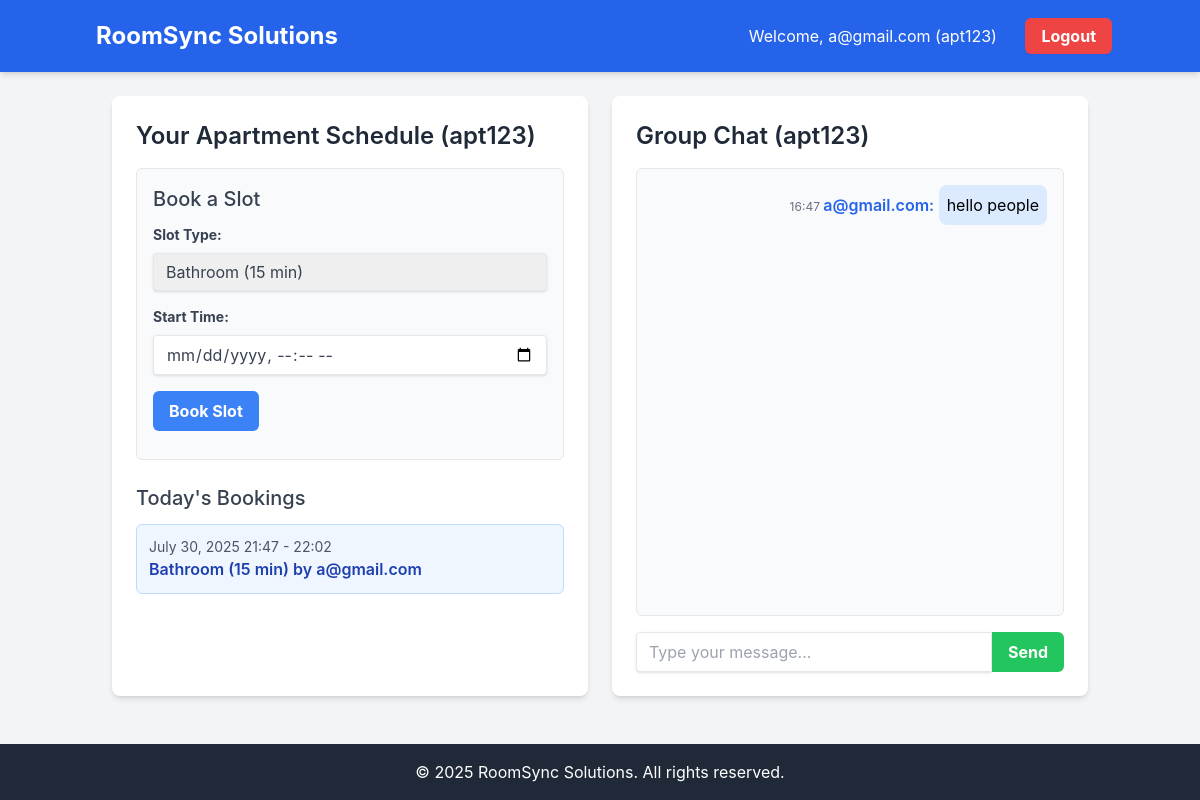
Screenshot of /dashboard/ (signed in) with the database file from the repository.
### roomsync/models.py (models this page shows, shortened)
class CustomUser(AbstractUser):
    apartment_id = models.CharField(max_length=100, blank=True, null=True, help_text="e.g., apt123")

class ScheduleSlot(models.Model):
    SLOT_TYPES = [
        ('bathroom', 'Bathroom (15 min)'),
        ('kitchen', 'Kitchen (1 hour)'),
    ]
    user = models.ForeignKey(CustomUser, on_delete=models.CASCADE)
    apartment = models.ForeignKey(Apartment, on_delete=models.CASCADE)
    slot_type = models.CharField(max_length=10, choices=SLOT_TYPES)
    start_time = models.DateTimeField()
    end_time = models.DateTimeField()
    class Meta:
        ordering = ['start_time']
        unique_together = ('apartment', 'start_time', 'end_time', 'slot_type') # Prevent exact duplicates

class ChatMessage(models.Model):
    user = models.ForeignKey(CustomUser, on_delete=models.CASCADE)
    apartment = models.ForeignKey(Apartment, on_delete=models.CASCADE)
    message = models.TextField()
    timestamp = models.DateTimeField(auto_now_add=True)
    class Meta:
        ordering = ['timestamp']

### roomsync/views.py (the view)
# urls.py: path('dashboard/', views.dashboard_view, name='dashboard'),
@login_required
def dashboard_view(request):
    user_apartment_id = request.user.apartment_id
    if not user_apartment_id:
        return render(request, 'roomsync/no_apartment.html') # Create this template
    apartment = get_object_or_404(Apartment, apartment_id=user_apartment_id)
    today = timezone.localdate()
    start_of_day = timezone.make_aware(datetime.datetime.combine(today, datetime.time.min))
    end_of_day = timezone.make_aware(datetime.datetime.combine(today, datetime.time.max))
    apartment_schedules = ScheduleSlot.objects.filter(
        apartment=apartment,
        start_time__range=(start_of_day, end_of_day)
    ).order_by('start_time')
    chat_messages = ChatMessage.objects.filter(apartment=apartment).order_by('-timestamp')[:50] # Last 50 messages
    context = {
        'apartment_id': user_apartment_id,
        'schedules': apartment_schedules,
        'chat_messages': chat_messages,
        'current_user_email': request.user.email,
        'is_admin': request.user.apartment_id == 'admin', # Check for admin role
    }
    return render(request, 'roomsync/dashboard.html', context)

### templates/roomsync/dashboard.html (shortened to what this page needs)
{% extends 'base.html' %}
{% block content %}
<div class="grid grid-cols-1 md:grid-cols-2 gap-6">
    <div class="bg-white p-6 rounded-lg shadow-md">
        <h2 class="text-2xl font-semibold mb-4 text-gray-800">Your Apartment Schedule ({{ apartment_id }})</h2>
        <form id="bookSlotForm" class="mb-6 p-4 border border-gray-200 rounded-md bg-gray-50">
            <h3 class="text-xl font-medium mb-3 text-gray-700">Book a Slot</h3>
            <div class="mb-4">
                <label for="slot_type" class="block text-gray-700 text-sm font-bold mb-2">Slot Type:</label>
                <select id="slot_type" name="slot_type" class="shadow appearance-none border rounded w-full py-2 px-3 text-gray-700 leading-tight focus:outline-none focus:shadow-outline">
                    <option value="bathroom">Bathroom (15 min)</option>
                </select>
            </div>
            <div class="mb-4">
                <label for="start_time" class="block text-gray-700 text-sm font-bold mb-2">Start Time:</label>
                <input type="datetime-local" id="start_time" name="start_time" class="shadow appearance-none border rounded w-full py-2 px-3 text-gray-700 leading-tight focus:outline-none focus:shadow-outline" required>
            </div>
            <button type="submit" class="bg-blue-500 hover:bg-blue-700 text-white font-bold py-2 px-4 rounded-md focus:outline-none focus:shadow-outline transition duration-200">Book Slot</button>
        </form>
        <h3 class="text-xl font-medium mb-3 text-gray-700">Today's Bookings</h3>
        <div id="scheduleList" class="space-y-3">
            {% if schedules %}
                {% for slot in schedules %}
                    <div class="p-3 bg-blue-50 rounded-md border border-blue-200">
                        <p class="text-sm text-gray-600">{{ slot.start_time|date:"F d, Y H:i" }} - {{ slot.end_time|date:"H:i" }}</p>
                        <p class="font-semibold text-blue-800">{{ slot.get_slot_type_display }} by {{ slot.user.email }}</p>
                    </div>
                {% endfor %}
            {% else %}
                <p class="text-gray-600">No bookings for today yet.</p>
            {% endif %}
        </div>
    </div>
    <div class="bg-white p-6 rounded-lg shadow-md flex flex-col h-[600px]">
        <h2 class="text-2xl font-semibold mb-4 text-gray-800">Group Chat ({{ apartment_id }})</h2>
        <div id="chatBox" class="flex-grow border border-gray-200 rounded-md p-4 mb-4 overflow-y-auto bg-gray-50">
            {% if chat_messages %}
                {% for message in chat_messages %}
                    <div class="mb-2 {% if message.user.email == current_user_email %}text-right{% endif %}">
                        <span class="text-xs text-gray-500">{{ message.timestamp|date:"H:i" }} </span>
                        <span class="font-semibold {% if message.user.email == current_user_email %}text-blue-600{% else %}text-green-600{% endif %}">{{ message.user.email }}:</span>
                        <p class="inline-block p-2 rounded-lg {% if message.user.email == current_user_email %}bg-blue-100{% else %}bg-gray-200{% endif %} max-w-[80%]">{{ message.message }}</p>
                    </div>
                {% endfor %}
            {% else %}
                <p class="text-gray-600">No messages yet. Start the conversation!</p>
            {% endif %}
        </div>
        <div class="flex">
            <input type="text" id="chatMessageInput" class="flex-grow shadow appearance-none border rounded-l w-full py-2 px-3 text-gray-700 leading-tight focus:outline-none focus:shadow-outline" placeholder="Type your message...">
            <button id="sendChatButton" class="bg-green-500 hover:bg-green-600 text-white font-bold py-2 px-4 rounded-r-md focus:outline-none focus:shadow-outline transition duration-200">Send</button>
        </div>
    </div>
</div>
{% endblock %}

### templates/base.html (shortened to what this page needs)
<!DOCTYPE html>
<html lang="en">
<head>
    <script src="https://cdn.tailwindcss.com"></script>
</head>
<body class="bg-gray-100 min-h-screen flex flex-col">
    <nav class="bg-blue-600 p-4 text-white shadow-md">
        <div class="container mx-auto flex justify-between items-center">
            <a href="{% url 'dashboard' %}" class="text-2xl font-bold rounded-md px-2 py-1 hover:bg-blue-700 transition duration-200">RoomSync Solutions</a>
            <div>
                {% if user.is_authenticated %}
                    <span class="mr-4">Welcome, {{ user.email }} ({{ user.apartment_id }})</span>
                    <a href="{% url 'account_logout' %}" class="bg-red-500 hover:bg-red-600 text-white font-bold py-2 px-4 rounded-md shadow-sm transition duration-200 ml-2">Logout</a>
                {% endif %}
            </div>
        </div>
    </nav>
    <main class="flex-grow container mx-auto p-6">
        {% block content %}
        {% endblock %}
    </main>
    <footer class="bg-gray-800 text-white p-4 text-center mt-auto">
        <div class="container mx-auto">
            &copy; 2025 RoomSync Solutions. All rights reserved.
        </div>
    </footer>
</body>
</html>

### templates/base.html (style rules this page uses)
body { font-family: 'Inter', sans-serif; background-color: #f3f4f6; }

### rows the page displays
CustomUser: email "a@gmail.com", apartment_id "apt123", apartment "apt123"
ScheduleSlot: start_time "July 30, 2025 21:47", end_time "22:02", slot_type "Bathroom (15 min)", user.email "a@gmail.com"
ChatMessage: timestamp "16:47", user.email "a@gmail.com", message "hello people"
